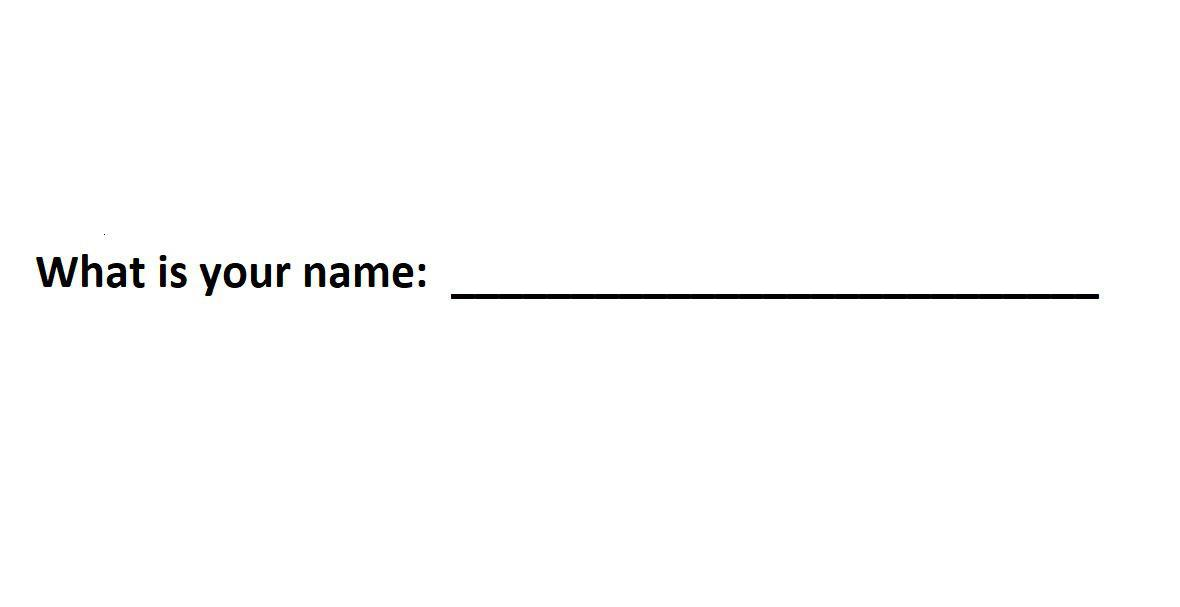
#> input picture readAndwriteImage/sample.jpg, 1180 x 607 px
$ python file.py   (older library calls are emulated)
#> lines starting #> are read from the running program, lines starting #| are printed output that depends on the picture

from PIL import Image, ImageDraw, ImageFont

# Pil :PIL is the Python Imaging Library which provides the python interpreter with image editing capabilities

im = Image.open('sample.jpg') # Open Image
#> im is the input picture: PIL image 1180x607 RGB; mean R, G, B 252.2, 252.2, 252.2
width, height =im.size
#> width = 1180; height = 607

draw = ImageDraw.Draw(im)
text = input("Enter Your Name ")    #user Input
#> the answer given: sample.jpg

if len(text) > 40:                  #Overflow Text Elipise
   str1=text[:40]+"..."
   text=str1
else:
    text


color = (0,0,0) #font color

font = ImageFont.truetype('arial.ttf', 30)  # Font Family and font Size
textwidth, textheight = draw.textsize(text, font)
#> textwidth = 165; textheight = 34

draw.text((455, 253), text,fill=color, align='left',font=font ) # calculate the Width,Height
im.show()
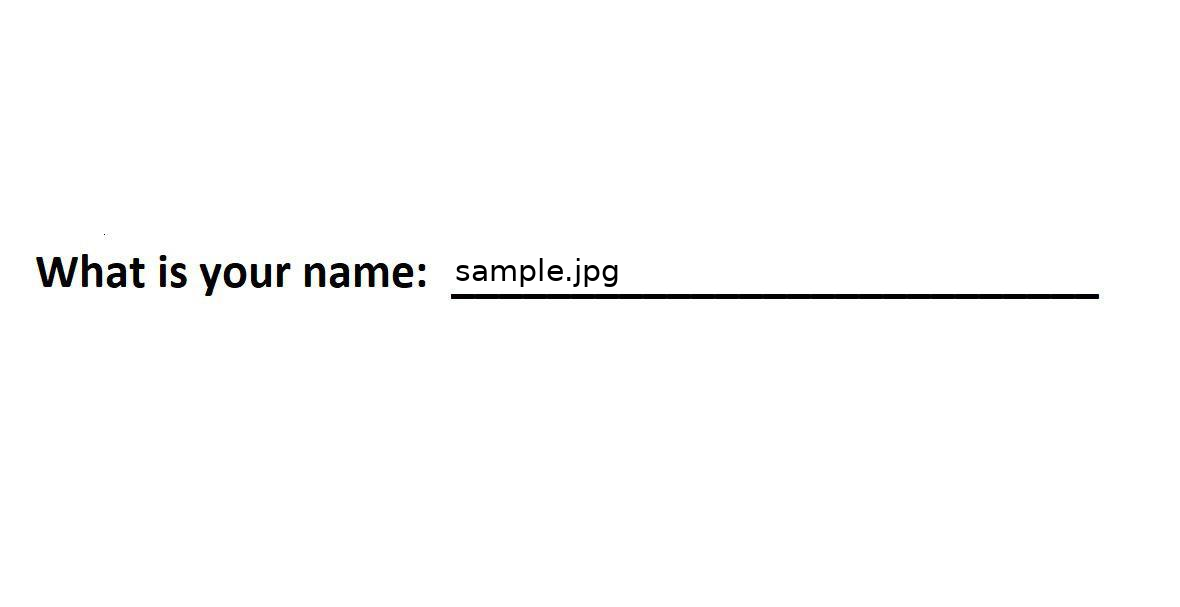
#> shown: PIL image 1180x607 RGB; mean R, G, B 251.8, 251.8, 251.8
im.save('sample3.jpg') #Save image
